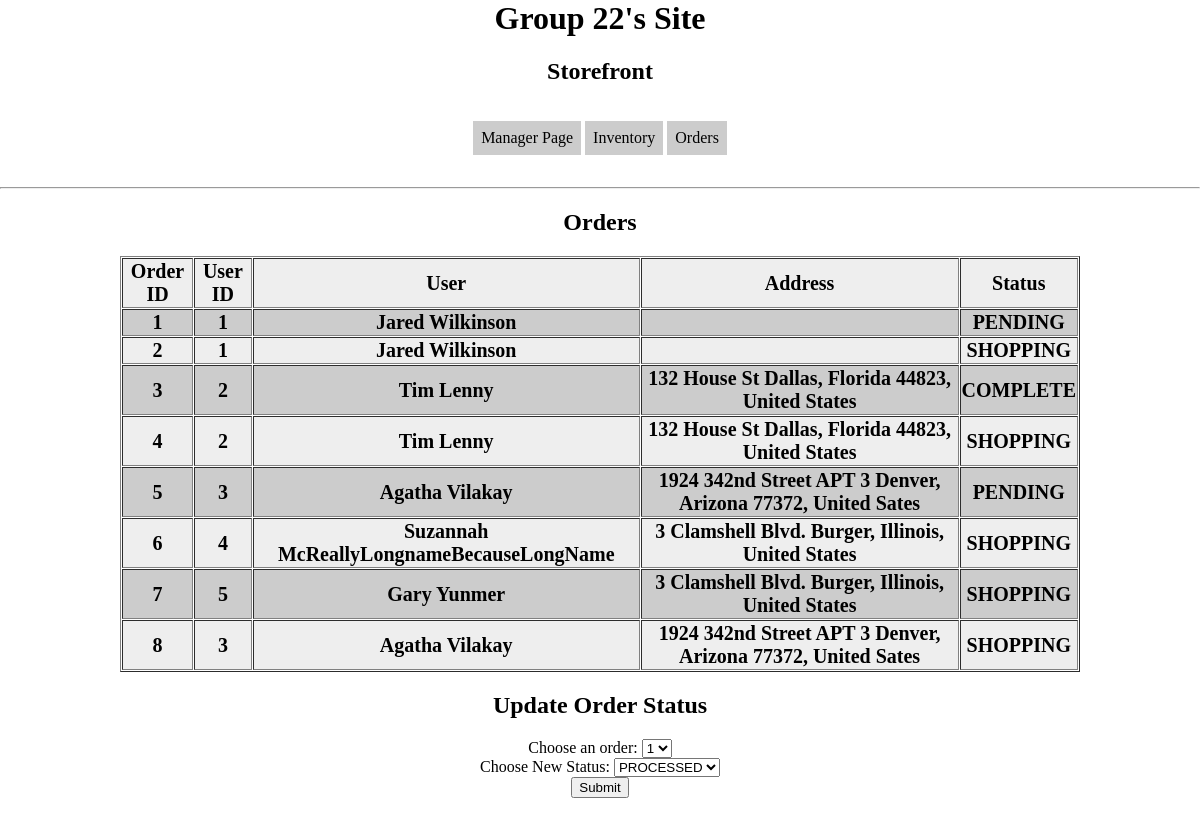
/orders.php, run on the app's committed database.
### tables this page shows
CREATE TABLE ORDR (
    OID INT AUTO_INCREMENT,
    USERID INT,
    STATUS VARCHAR(20),
    PRIMARY KEY (OID,USERID),
    FOREIGN KEY (USERID) REFERENCES CUSTOMER(USERID)
);

CREATE TABLE CUSTOMER (
    USERID INT PRIMARY KEY AUTO_INCREMENT,
    NAME VARCHAR(40) NOT NULL,
    PHONE CHAR(10) NOT NULL,
    EMAIL VARCHAR(255) NOT NULL,
    ADDR VARCHAR(255),
    BDAY DATE,
    PASS CHAR(64) NOT NULL,
    EMP INT NOT NULL DEFAULT 0
);

### orders.php (the view, shortened to what this page needs)
<html>
    <head>
        <link rel="stylesheet" type="text/css" href="style.css">
    </head>
<body>
    <h1>Group 22's Site</h1>
    <h2>Storefront</h2>
    <nav>
        <ul>
            <li><a href="mandir.php">Manager Page</a></li>
            <li><a href="inventory.php">Inventory</a></li>
            <li><a href="orders.php">Orders</a></li>
        </ul>
    </nav>
    <hr>
    <?php
    function run_query($QRY, $pdo)
    {
        $rs = $pdo->query($QRY);
        $a = $rs->fetchAll(PDO::FETCH_ASSOC);
        return $a;
    }
    include 'password.php';
    try {
        $pdo = new PDO($dbname, $user, $pass);
        $pdo->setAttribute(PDO::ATTR_ERRMODE, PDO::ERRMODE_EXCEPTION);
        $orders = run_query("SELECT * FROM ORDR;", $pdo);
        $customers = run_query("SELECT * FROM CUSTOMER;", $pdo);
        echo "<h2> Orders </h2>\n";
        echo "<table border=1 cellspacing=1 class=\"orderTable\">";
        echo "<tr>";
        echo "<th>Order ID</th>";
        echo "<th>User ID</th>";
        echo "<th>User</th>";
        echo "<th>Address</th>";
        echo "<th>Status</th>";
        echo "</tr>";
        for ($x = 0; $x < sizeof($orders); $x++)
        {
            echo "<tr>";
            echo "<th>" . $orders[$x]["OID"] . "</th>";
            echo "<th>" . $orders[$x]["USERID"] ."</th>";
            echo "<th>" . $customers[$orders[$x]["USERID"]-1]["NAME"] . "</th>";
            echo "<th>" . $customers[$orders[$x]["USERID"]-1]["ADDR"] . "</th>";
            echo "<th>" . $orders[$x]["STATUS"] . "</th>";
            echo "</tr>";
        }
        echo "</table>";
        echo "<h2> Update Order Status </h2>\n";
        echo "<form action=\"orderStatusUpdate.php\" method=\"post\">";
        echo "<label for=\"orderID\">Choose an order:</label>\n";
        echo "<select id=\"OID\" name=\"OID\">";
        foreach($orders as $order)
        {
            echo "<option value=\"" . $order["OID"] . "\">" . $order["OID"] . "</option>";
        }
        echo "</select></br>";
        echo "<label for=\"orderID\">Choose New Status:</label>\n";
        echo "<select id=\"status\" name=\"status\">";
        echo "<option value=\"PROCESSED\">PROCESSED</option>";
        echo "</select></br>";
        echo "<input type=\"submit\">";
        echo "</form>";
    }
    catch(PDOexception $e) {
        echo "Connection to database failed: " . $e->getMessage();
    }
    ?>
</body>
</html>

### style.css (style rules this page uses)
body { margin: 0 auto; width: 100%; text-align: center; }
nav { margin: 0 auto; width: 100%; text-align: center; display: inline-block; }
nav ul { list-style-type: none; padding: 0; }
nav li { display: inline-block; padding: 0; }
nav a { display: block; padding: 0.5em; text-decoration: none; color: #000; background-color: #ccc; }
table { margin: 0 auto; width: 80%; text-align: center; }
tr:nth-child(even) { background-color: #ccc; }
tr:nth-child(odd) { background-color: #eee; }
.orderTable { font-size:20px; margin-left:auto; margin-right:auto; }

### data on the page
ordr: OID "1", USERID "1", USERID.NAME "Jared Wilkinson", STATUS "PENDING"
ordr: OID "2", USERID "1", USERID.NAME "Jared Wilkinson", STATUS "SHOPPING"
ordr: OID "3", USERID "2", USERID.NAME "Tim Lenny", USERID.ADDR "132 House St Dallas, Florida 44823, United States", STATUS "COMPLETE"
ordr: OID "4", USERID "2", USERID.NAME "Tim Lenny", USERID.ADDR "132 House St Dallas, Florida 44823, United States", STATUS "SHOPPING"
ordr: OID "5", USERID "3", USERID.NAME "Agatha Vilakay", USERID.ADDR "1924 342nd Street APT 3 Denver, Arizona 77372, United Sates", STATUS "PENDING"
ordr: OID "6", USERID "4", USERID.NAME "Suzannah McReallyLongnameBecauseLongName", USERID.ADDR "3 Clamshell Blvd. Burger, Illinois, United States", STATUS "SHOPPING"
ordr: OID "7", USERID "5", USERID.NAME "Gary Yunmer", USERID.ADDR "3 Clamshell Blvd. Burger, Illinois, United States", STATUS "SHOPPING"
ordr: OID "8", USERID "3", USERID.NAME "Agatha Vilakay", USERID.ADDR "1924 342nd Street APT 3 Denver, Arizona 77372, United Sates", STATUS "SHOPPING"

### other printed values
form field OID "1"
